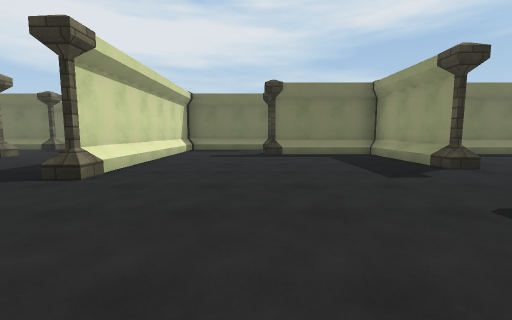
view 1 (above)

24 first-person views from a walk through a scene from a Unity 3-D project. The camera is 1.2 m above the floor, tilts 6° down and sees 90° across. The floor is counted in squares, 2 m on a side. Each view is taken from the middle of a square. On the plan, view 1 faces up. The plan holds only what a view shows up to about 9 squares ahead; the rest is blank. The place goes on beyond the plan. The player is left out. Door leaves are left out, so doorways stand open. Surface patterns are stand-ins for the level's own textures.

view 2
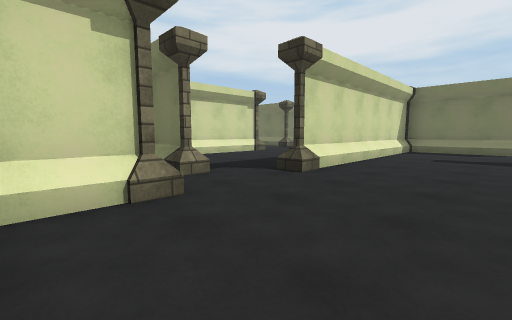

view 3
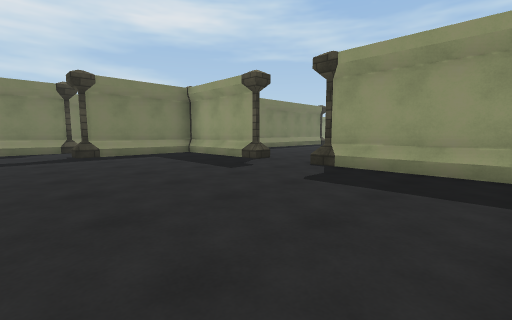

view 4
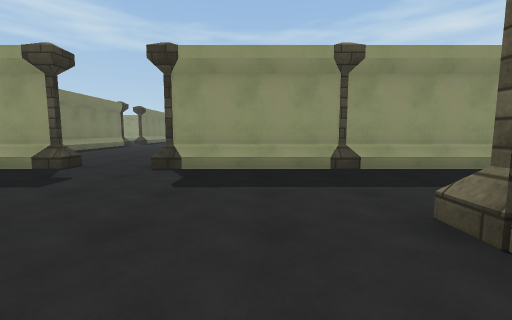

view 5
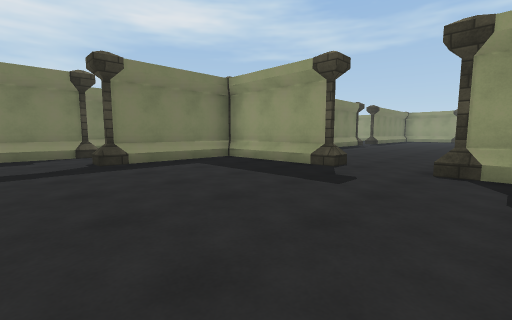

view 6
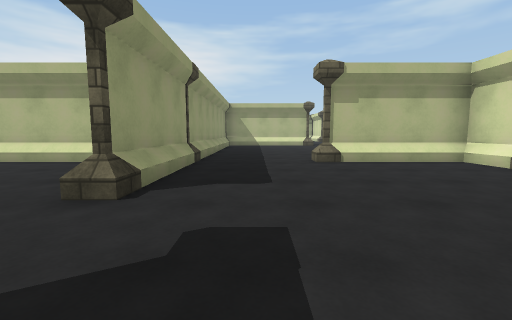

view 7
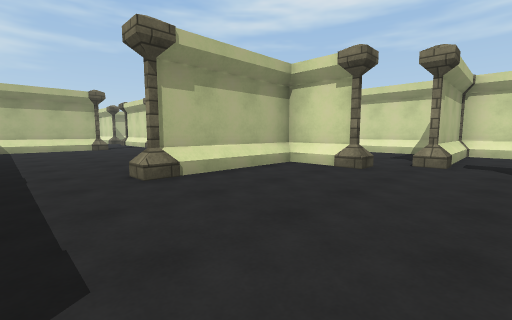

view 8
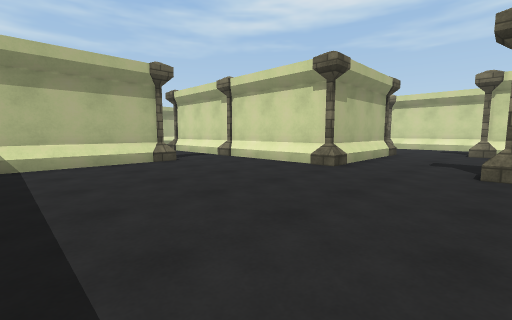

view 9
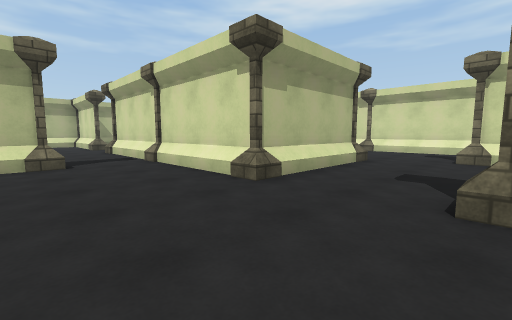

view 10
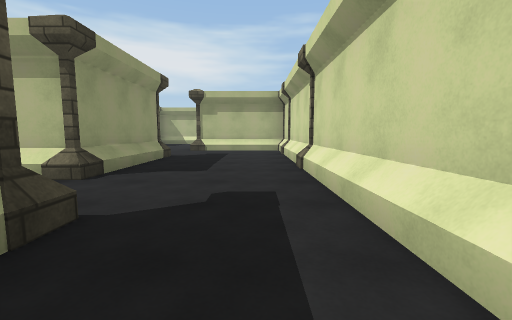

view 11
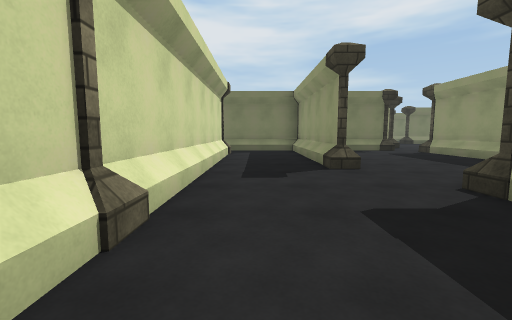

view 12
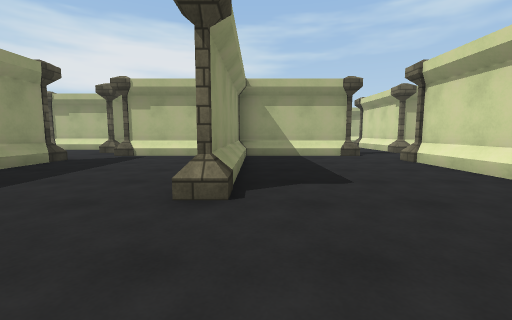

view 13
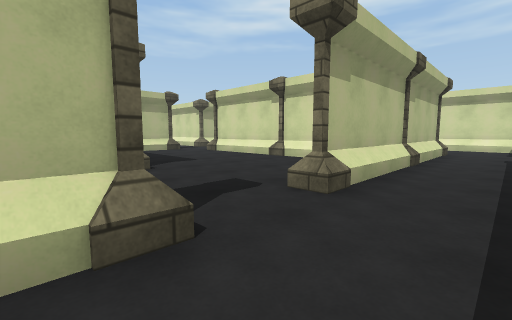

view 14
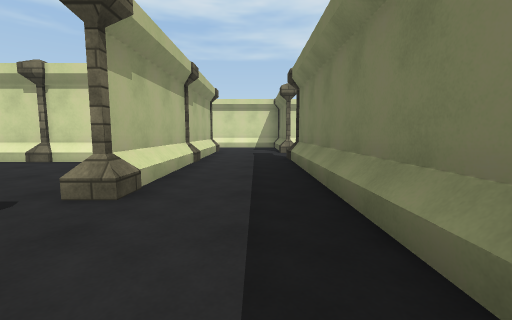

view 15
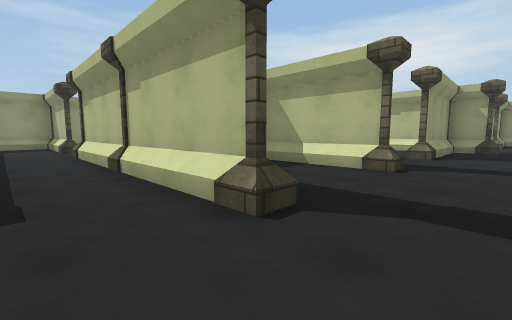

view 16
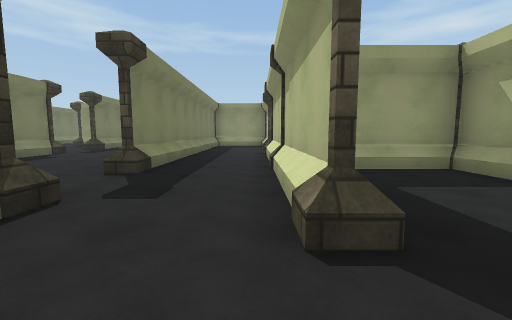

view 17
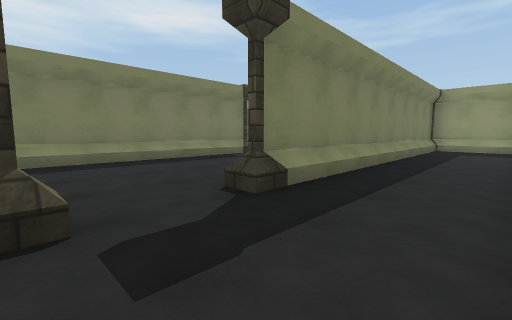

view 18
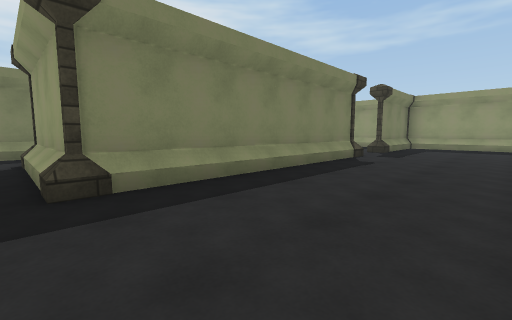

view 19
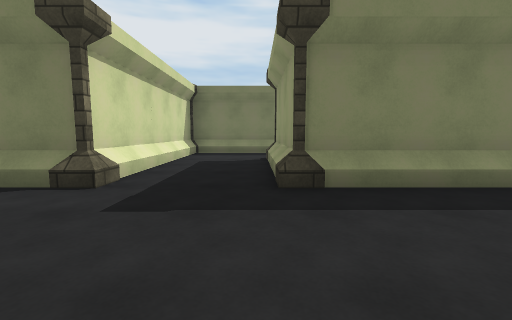

view 20
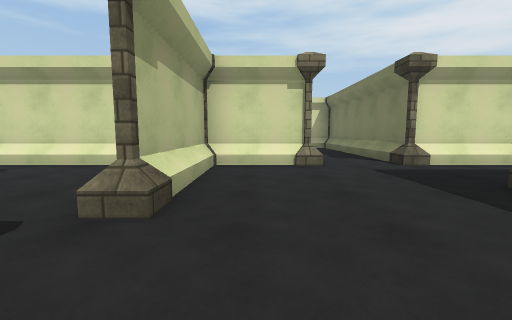

view 21
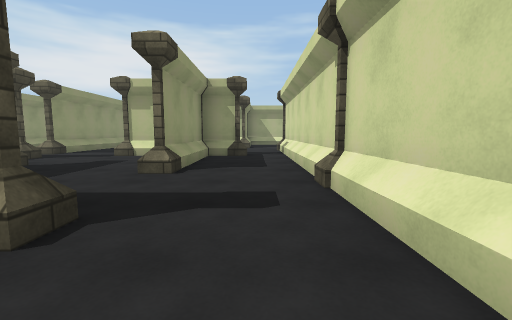

view 22
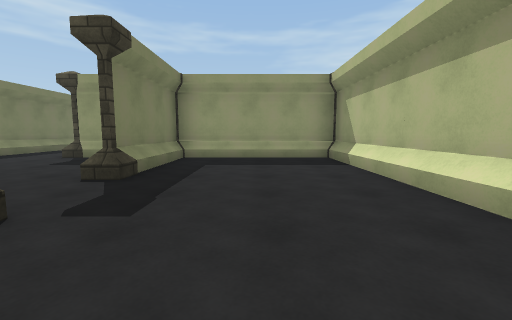

view 23
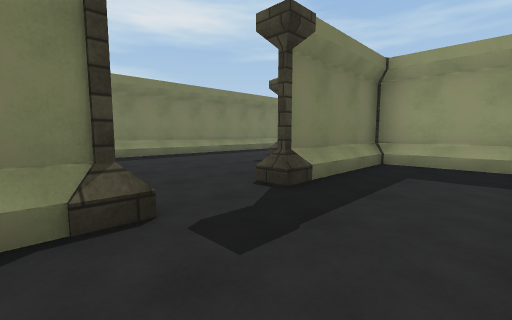

view 24
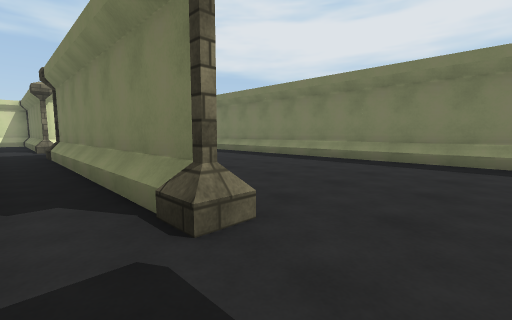

### Floor plan
Key: @ floor where view 1 was taken; # wall or solid block; . floor; D open door; P pillar; O other object.
Columns run from 20 left of view 1 to 8 right of it. Each row starts with its distance up from view 1.
 21     #################
 20     #...............
 19     #.P .........PP
 18     #.#   .......#
 17     #.#    ......#
 16 ####P.P######PP###P
 15  ................#
 14     P............#
 13     #............#
 12     ###P.P########P
 11     #............#   D
 10     #.P...P..PP..#P DP
  9     #.P######.P######
  8     #....#...... #..P  #P
  7     #.P..#P..PP. #..P########
  6     #.P###P..#...#.....#.....
  5     P....#...#...#.....#.....
  4     #.P..#...#...#.....DP....
  3     #.#...P..#....P....PP....
  2     #.#...P###P##P.....#..
  1     #PO##P.P.#...P.....# ..
  0     #.  #..#.#...#..@P.P ...
 -1     P.    .#.#...####..P#####
 -2            #.#...P.....##
 -3            #..P........#
 -4            #..P...P....#
 -5            P..####.....
 -6            P..#  #.....
 -7            #..#  #PP...
 -8            P...P #PP###
 -9            P.... #..
-10            O##P. #..
-11                   P.
-12                  PP.
-13                   ..

Where each view was taken, in squares from view 1:
view 1: 0 up, 0 right, facing up
view 2: 0 up, 0 right, facing up-left
view 3: 0 up, 1 left, facing up-right
view 4: 1 up, 1 left, facing right
view 5: 2 up, 1 left, facing up-right
view 6: 5 up, 2 right, facing down
view 7: 3 up, 2 right, facing down-left
view 8: 2 down, 2 right, facing down-left
view 9: 2 down, 0 right, facing down-left
view 10: 1 down, 8 left, facing down
view 11: 7 down, 8 left, facing up
view 12: 9 up, 7 left, facing down
view 13: 11 up, 5 left, facing down-left
view 14: 11 up, 5 left, facing left
view 15: 11 up, 15 left, facing down-right
view 16: 10 up, 15 left, facing right
view 17: 10 up, 13 left, facing up-right
view 18: 13 up, 14 left, facing up-right
view 19: 13 up, 14 left, facing up
view 20: 13 up, 11 left, facing left
view 21: 8 up, 15 left, facing down
view 22: 14 up, 9 left, facing right
view 23: 14 up, 8 left, facing up-right
view 24: 15 up, 6 left, facing up-left
